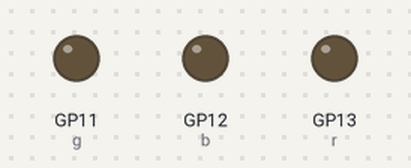
Bench run of a program on a simulated Raspberry Pi Pico running MicroPython. Parts: output pins drawn as LEDs (lit = HIGH).

Above: at 0.9 s.
At 3.48 s:
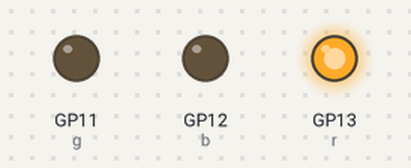
Timing chart, 0 to 3.8 s (numbered marks = the images above):
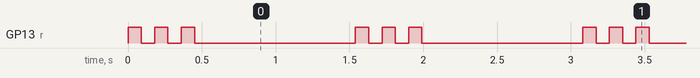

The program:

09_alerta_vermelho.py
```python
from machine import Pin, PWM
import time

r = PWM(Pin(13), freq=1000)
g = PWM(Pin(11), freq=1000)
b = PWM(Pin(12), freq=1000)
g.duty_u16(0)
b.duty_u16(0)

while True:
    for _ in range(3):
        r.duty_u16(65535)
        time.sleep_ms(90)
        r.duty_u16(0)
        time.sleep_ms(90)
    time.sleep(1)
```

Measured:
- by itself, GP13 (r): repeats every 1.5 s: 2 × (LOW 0.09 s, HIGH 0.09 s), LOW 1.1 s, HIGH 0.09 s
- by itself, everything shown: repeats every 1.5 s, in 6 steps
